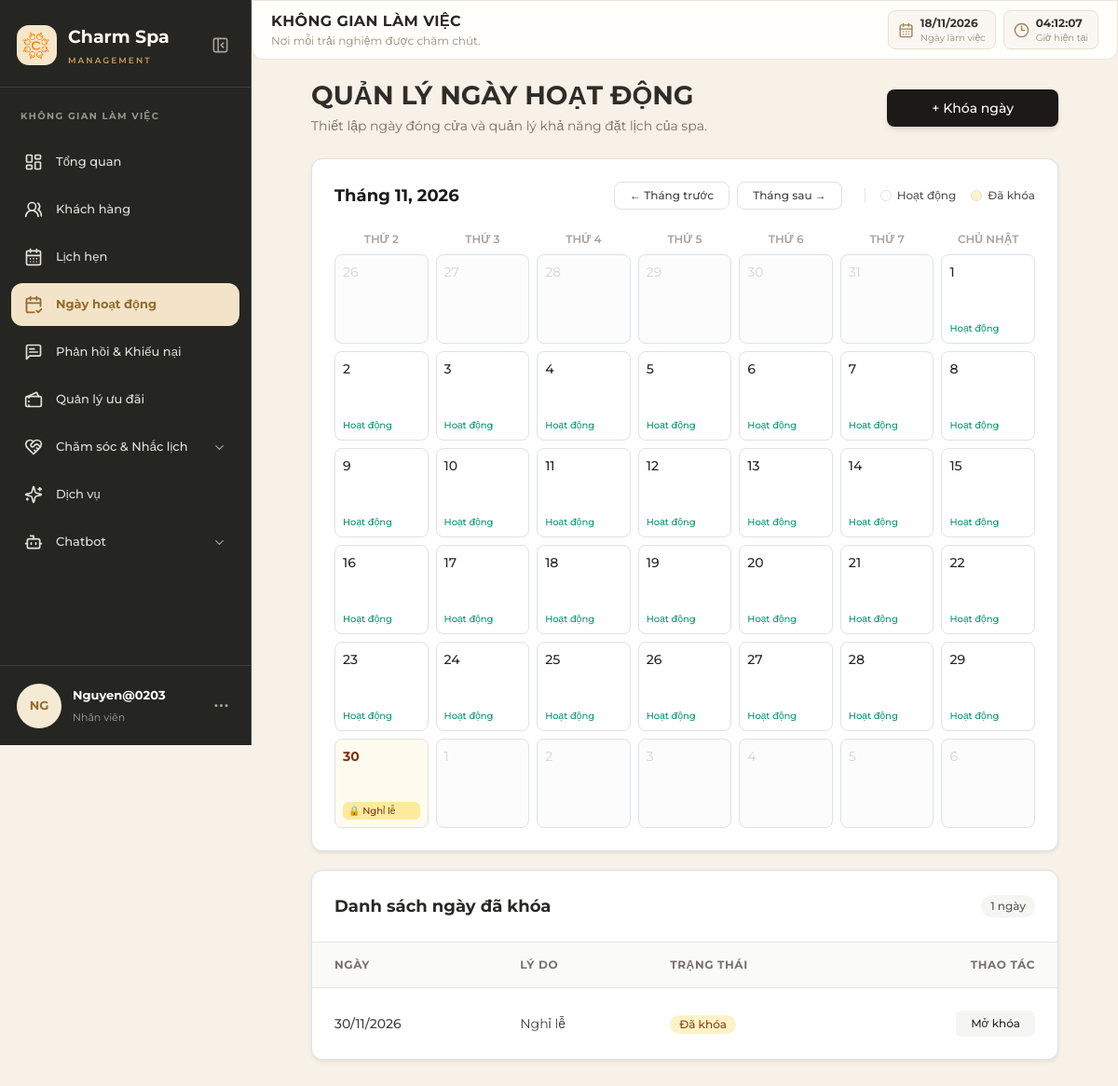
Page /bookings/admin/activity_days/ (signed in) on the committed database.
### bookings/models.py (models this page shows, shortened)
class NgayHoatDong(models.Model):
    ma_nhd = models.CharField(max_length=20, primary_key=True, verbose_name="Mã ngày hoạt động")
    ngay = models.DateField(unique=True, verbose_name="Ngày")
    trang_thai = models.CharField(max_length=20, verbose_name="Trạng thái")
    ly_do_khoa = models.CharField(max_length=255, null=True, blank=True, verbose_name="Lý do khóa")
    ngay_cap_nhat = models.DateTimeField(auto_now=True, verbose_name="Ngày cập nhật")

### bookings/views.py (the view, shortened to what this page needs)
# urls.py: path('admin/activity_days/', views.manage_activity_days, name='quan_ly_ngay_hoat_dong'),
@admin_only
def manage_activity_days(request):
    today = date.today()
    try:
        month = int(request.GET.get('month', today.month))
        year = int(request.GET.get('year', today.year))
        if month < 1 or month > 12:
            raise ValueError
    except ValueError:
        month = today.month
        year = today.year
    prev_month, prev_year = (12, year - 1) if month == 1 else (month - 1, year)
    next_month, next_year = (1, year + 1) if month == 12 else (month + 1, year)
    ngay_khoa_set = set(
        NgayHoatDong.objects.filter(
            trang_thai='Đã khóa',
            ngay__year=year,
            ngay__month=month
        ).values_list('ngay', flat=True)
    )
    cal = calendar.Calendar(firstweekday=0)
    month_days = cal.monthdatescalendar(year, month)
    calendar_matrix = []
    for week in month_days:
        week_row = []
        for day in week:
            is_current_month = (day.month == month)
            is_locked = day in ngay_khoa_set
            ly_do = ""
            if is_locked:
                obj = NgayHoatDong.objects.filter(ngay=day, trang_thai='Đã khóa').first()
                if obj:
                    ly_do = obj.ly_do_khoa
            week_row.append({
                'date': day,
                'day_number': day.day,
                'is_current_month': is_current_month,
                'is_locked': is_locked,
                'ly_do': ly_do
            })
        calendar_matrix.append(week_row)
    ngay_da_khoa = NgayHoatDong.objects.filter(trang_thai='Đã khóa').order_by('ngay')
    form = KhoaNgayForm()
    context = {
        'ngay_da_khoa': ngay_da_khoa,
        'form': form,
        'calendar_matrix': calendar_matrix,
        'current_month_year': f"Tháng {month}, {year}",
        'current_month': month,
        'current_year': year,
        'prev_month': prev_month,
        'prev_year': prev_year,
        'next_month': next_month,
        'next_year': next_year,
        **get_staff_context(request)
    }
    return render(request, 'bookings/admin_activity_day.html', context)

### templates/bookings/admin_activity_day.html (shortened to what this page needs)
{% extends 'layouts/staff_base.html' %}
{% load static %}
{% block extra_css %}
    <link rel="stylesheet" href="{% static 'css/bookings/common.css' %}">
    <link rel="stylesheet" href="{% static 'css/bookings/admin.css' %}">
{% endblock %}
{% block content %}
<script src="https://cdn.tailwindcss.com"></script>
<div class="booking-admin-activity pt-4 px-8 pb-8 max-w-7xl w-full mx-auto">
    <div class="flex flex-col md:flex-row md:items-center justify-between mb-8 gap-4">
        <div>
            <h1 class="text-3xl font-sans text-stone-900 tracking-wide">QUẢN LÝ NGÀY HOẠT ĐỘNG</h1>
            <p class="text-sm text-stone-600 mt-1">Thiết lập ngày đóng cửa và quản lý khả năng đặt lịch của spa.</p>
        </div>
        {% if request.user.is_superuser %}
        <button type="button" onclick="toggleModal(true)" class="bg-stone-900 hover:bg-stone-800 text-white px-5 py-2.5 rounded-lg text-sm font-medium shadow-md transition flex items-center gap-2">+ Khóa ngày</button>
        {% endif %}
    </div>
    <div class="bg-white rounded-xl shadow-sm border border-stone-200 p-6 mb-8 booking-activity-calendar">
        <div class="flex items-center justify-between mb-6">
            <h3 class="text-xl font-sans font-semibold text-stone-900">{{ current_month_year }}</h3>
            <div class="flex items-center gap-4">
                <div class="flex items-center gap-2">
                    <a href="?month={{ prev_month }}&year={{ prev_year }}" class="px-3 py-1.5 rounded-lg border border-stone-300 text-xs font-medium text-stone-700 hover:bg-stone-100 transition">&larr; Tháng trước</a>
                    <a href="?month={{ next_month }}&year={{ next_year }}" class="px-3 py-1.5 rounded-lg border border-stone-300 text-xs font-medium text-stone-700 hover:bg-stone-100 transition">Tháng sau &rarr;</a>
                </div>
                <div class="hidden md:flex gap-3 text-xs font-medium text-stone-600 items-center border-l pl-4 border-stone-200">
                    <span class="flex items-center gap-1.5"><span class="w-3 h-3 rounded bg-white border border-stone-300"></span> Hoạt động</span>
                    <span class="flex items-center gap-1.5"><span class="w-3 h-3 rounded bg-amber-100 border border-amber-300"></span> Đã khóa</span>
                </div>
            </div>
        </div>
        <div class="grid grid-cols-7 gap-2 text-center text-xs font-semibold uppercase text-stone-400 mb-2">
            <div>Thứ 2</div><div>Thứ 3</div><div>Thứ 4</div><div>Thứ 5</div><div>Thứ 6</div><div>Thứ 7</div><div>Chủ nhật</div>
        </div>
        <div class="grid grid-cols-7 gap-2">
            {% for week in calendar_matrix %}
                {% for day in week %}
                    {% if day.is_locked %}
                        <div class="booking-day-cell h-24 border border-amber-300 rounded-lg p-2 bg-amber-50/80 flex flex-col justify-between shadow-xs">
                            <span class="font-bold text-amber-900 text-sm">{{ day.day_number }}</span>
                            <div class="text-[10px] bg-amber-200/80 text-amber-900 rounded px-1.5 py-0.5 font-medium truncate" title="{{ day.ly_do }}">🔒 {{ day.ly_do|default:"Đã khóa" }}</div>
                        </div>
                    {% elif day.is_current_month %}
                        <div class="booking-day-cell h-24 border border-stone-200 rounded-lg p-2 bg-white flex flex-col justify-between hover:border-stone-400 transition">
                            <span class="font-medium text-stone-800 text-sm">{{ day.day_number }}</span>
                            <span class="text-[10px] text-emerald-600 font-medium">Hoạt động</span>
                        </div>
                    {% else %}
                        <div class="booking-day-cell h-24 border border-stone-100 rounded-lg p-2 bg-stone-50/50 text-stone-300 flex flex-col justify-between">
                            <span class="text-sm">{{ day.day_number }}</span>
                        </div>
                    {% endif %}
                {% endfor %}
            {% endfor %}
        </div>
    </div>
    <div class="bg-white rounded-xl shadow-sm border border-stone-200 overflow-hidden">
        <div class="px-6 py-4 border-b border-stone-200 flex justify-between items-center">
            <h3 class="font-sans font-semibold text-lg">Danh sách ngày đã khóa</h3>
            <span class="text-xs bg-stone-100 text-stone-600 px-2.5 py-1 rounded-full font-medium">{{ ngay_da_khoa.count }} ngày</span>
        </div>
        <div class="overflow-x-auto">
            <table class="w-full text-left border-collapse text-sm">
                <thead>
                    <tr class="bg-stone-50 text-stone-500 uppercase text-xs tracking-wider border-b border-stone-200">
                        <th class="py-3 px-6">Ngày</th>
                        <th class="py-3 px-6">Lý do</th>
                        <th class="py-3 px-6">Trạng thái</th>
                        <th class="py-3 px-6 text-right">Thao tác</th>
                    </tr>
                </thead>
                <tbody class="divide-y divide-stone-100 text-stone-700">
                    {% for item in ngay_da_khoa %}
                    <tr class="hover:bg-stone-50/50">
                        <td class="py-4 px-6 font-medium">{{ item.ngay|date:"d/m/Y" }}</td>
                        <td class="py-4 px-6">{{ item.ly_do_khoa }}</td>
                        <td class="py-4 px-6"><span class="inline-flex items-center px-2.5 py-0.5 rounded-full text-xs font-medium bg-amber-100 text-amber-800">Đã khóa</span></td>
                        <td class="py-4 px-6 text-right">
                            {% if request.user.is_superuser %}
                            <form method="POST" action="{% url 'bookings:mo_khoa_ngay' item.ma_nhd %}" class="inline-block m-0" onsubmit="return confirm('Mở khóa ngày {{ item.ngay|date:'d/m/Y' }}?');">
                                <button type="submit" class="text-xs font-medium bg-stone-100 hover:bg-stone-200 text-stone-800 px-3 py-1.5 rounded transition">Mở khóa</button>
                            </form>
                            {% else %}
                            <span class="text-xs text-stone-400">Chỉ quản trị viên</span>
                            {% endif %}
                        </td>
                    </tr>
                    {% empty %}
                    <tr><td colspan="4" class="py-6 text-center text-stone-400">Chưa có ngày nào bị khóa trong hệ thống.</td></tr>
                    {% endfor %}
                </tbody>
            </table>
        </div>
    </div>
</div>
{% endblock %}

### templates/components/staff_sidebar.html (shortened to what this page needs)
{% load static %}
<aside class="staff-sidebar" id="staffSidebar">
    <div class="sidebar-logo">
        <div class="logo-icon">
            <img src="{% static 'images/logo_tach_nen.png' %}" alt="Charm Spa Logo" style="width: 100%; height: 100%; object-fit: contain; border-radius: 9px;">
        </div>
        <div class="logo-text">
            <div class="logo-name">Charm Spa</div>
            <div class="logo-subtitle">MANAGEMENT</div>
        </div>
        <button type="button"
                class="sidebar-toggle"
                id="sidebarToggle"
                aria-label="Thu gọn thanh menu"
                aria-expanded="true">
            <i data-lucide="panel-left-close"></i>
        </button>
    </div>
    <div class="sidebar-section-title">KHÔNG GIAN LÀM VIỆC</div>
    {% with role=request.user.thong_tin_tai_khoan.vai_tro %}
    <nav class="sidebar-menu">
        <a href="{% url 'core:staff_dashboard' %}" title="Tổng quan"
           class="sidebar-item {% if active_menu == 'dashboard' %}active{% endif %}">
            <i data-lucide="layout-dashboard" class="sidebar-icon"></i>
            <span class="sidebar-label">Tổng quan</span>
        </a>
        <a href="{% url 'staff_customer_list' %}" title="Khách hàng"
           class="sidebar-item {% if active_menu == 'customers' %}active{% endif %}">
            <i data-lucide="users-round" class="sidebar-icon"></i>
            <span class="sidebar-label">Khách hàng</span>
        </a>
        <a href="{% url 'bookings:staff_booking_list' %}" title="Lịch hẹn"
           class="sidebar-item {% if active_menu == 'bookings' %}active{% endif %}">
            <i data-lucide="calendar-days" class="sidebar-icon"></i>
            <span class="sidebar-label">Lịch hẹn</span>
        </a>
        <a href="{% url 'bookings:quan_ly_ngay_hoat_dong' %}" title="Ngày hoạt động"
           class="sidebar-item {% if active_menu == 'working_days' %}active{% endif %}">
            <i data-lucide="calendar-check-2" class="sidebar-icon"></i>
            <span class="sidebar-label">Ngày hoạt động</span>
        </a>
        <a
            href="{% if role == 'Quản lý' or role == 'Admin' or role == 'Quản trị viên' %}{% url 'feedback:admin_feedback_list' %}{% elif role == 'Nhân viên' or role == 'Nhân viên CSKH' or role == 'Chuyên viên' %}{% url 'feedback:staff_feedback_list' %}{% else %}#{% endif %}"
            title="Phản hồi & Khiếu nại"
            class="sidebar-item {% if active_menu == 'feedback' %}active{% endif %}"
        >
            <i data-lucide="message-square-text" class="sidebar-icon"></i>
            <span class="sidebar-label">
                Phản hồi & Khiếu nại
            </span>
        </a>
        <a href="{% url 'notifications:admin_promotion_list' %}" title="Quản lý ưu đãi"
           class="sidebar-item {% if active_menu == 'promotions' or request.resolver_match.namespace == 'notifications' %}active{% endif %}">
            <i data-lucide="tickets" class="sidebar-icon"></i>
            <span class="sidebar-label">Quản lý ưu đãi</span>
        </a>
        <button type="button"
                class="sidebar-item sidebar-parent {% if active_menu == 'reminders' or active_menu == 'aftercare' %}active{% endif %}"
                id="careMenuToggle"
                aria-expanded="{% if active_menu == 'reminders' or active_menu == 'aftercare' %}true{% else %}false{% endif %}">
            <i data-lucide="heart-handshake" class="sidebar-icon"></i>
            <span class="sidebar-label">Chăm sóc & Nhắc lịch</span>
            <i data-lucide="chevron-down" class="sidebar-chevron"></i>
        </button>
        <a href="{% url 'services:staff_services' %}" title="Dịch vụ"
           class="sidebar-item {% if active_menu == 'services' or active_menu == 'dich_vu' %}active{% endif %}">
            <i data-lucide="sparkles" class="sidebar-icon"></i>
            <span class="sidebar-label">Dịch vụ</span>
        </a>
        <button type="button"
                class="sidebar-item sidebar-parent {% if active_menu == 'chatbot_conversations' or active_menu == 'chatbot_scripts' %}active{% endif %}"
                id="chatbotMenuToggle"
                aria-expanded="{% if active_menu == 'chatbot_conversations' or active_menu == 'chatbot_scripts' %}true{% else %}false{% endif %}">
            <i data-lucide="bot" class="sidebar-icon"></i>
            <span class="sidebar-label">Chatbot</span>
            <i data-lucide="chevron-down" class="sidebar-chevron"></i>
        </button>
    </nav>
    <div class="sidebar-user">
        <div class="user-avatar">
            {{ request.user.username|slice:":2"|upper|default:"?" }}
        </div>
        <div class="user-info">
            <strong>
                {{ request.user.ho_so_nhan_vien.ho_ten|default:request.user.thong_tin_tai_khoan.ho_so_nhan_vien.ho_ten|default:request.user.username|default:"Tài khoản" }}
            </strong>
            <span>
                {% if role == 'Quản lý' or role == 'Admin' or role == 'Quản trị viên' %}
                    Quản lý
                {% elif role == 'Nhân viên' or role == 'Nhân viên CSKH' or role == 'Chuyên viên' %}
                    Nhân viên
                {% else %}
                    {{ role|default:"Nhân viên" }}
                {% endif %}
            </span>
        </div>
        <button type="button"
                class="user-more"
                id="userMoreToggle"
                aria-label="Tùy chọn tài khoản"
                aria-expanded="false">
            <i data-lucide="ellipsis"></i>
        </button>
    </div>
    {% endwith %}
</aside>

### rows in the picture
NgayHoatDong: ly_do "Nghỉ lễ", ngay "30/11/2026", ly_do_khoa "Nghỉ lễ"

### other values in the picture
{{ request.user.username|slice:":2"|upper|default:"?" }} "NG"
{{ role|default:"Nhân viên" }} "Nhân viên"
{{ current_month_year }} "Tháng 11, 2026"
{{ day.day_number }} "26" "27" "28" "29" "30" "31" "1" "2" "3" "4" "5" "6"
{{ day.day_number }} "1" "2" "3" "4" "5" "6" "7" "8" "9" "10" "11" "12" "13" "14" "15" "16" "17" "18" "19" "20" "21" "22" "23" "24" "25" "26" "27" "28" "29"
{{ day.day_number }} "30"
{{ ngay_da_khoa.count }} "1"
